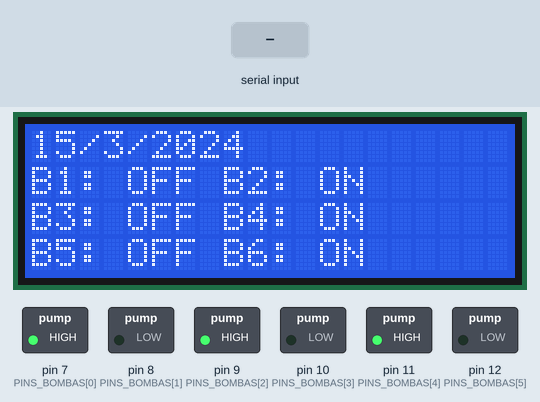
A sketch run on a simulated Arduino Uno, built with avr-gcc and run on an emulated ATmega328P. On the bench: 20×4 character LCD, switched loads named in the sketch (green lamp = pin HIGH). The inputs (shaded band) are chosen by the test bench. The local clock reads 2024-03-15 10:24:30 at power-on unless the sketch sets it; what the sketch prints to the serial monitor is not drawn.

Above: at 4.8 s.
4.9 s: "DISPLAY90\n" received over Serial
At 7.0 s:
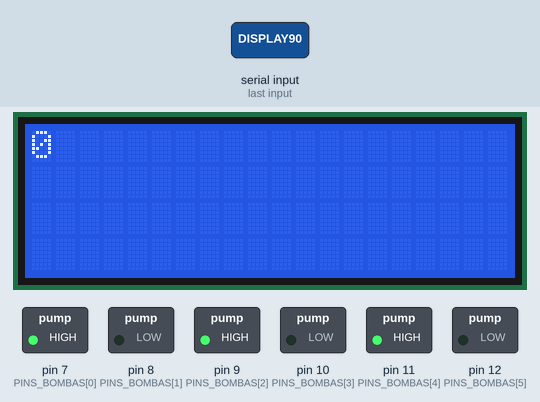
7.9 s: "DISPLAY,45\n" received over Serial
At 10.5 s:
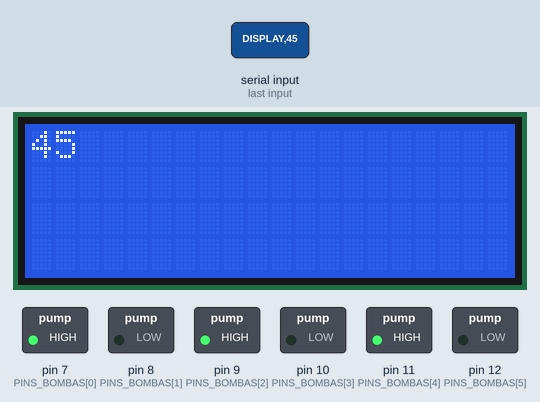
Timing chart, 0 to 12.0 s (numbered marks = the images above; inputs shaded):
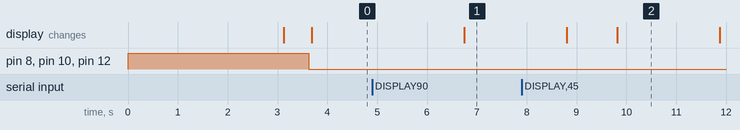

Measured:
- after the input at 4.9 s, the display: changes after 1.9 s (image 1)
- after the input at 7.9 s, the display: first differs from a run without the input after 1.9 s (image 2)

The sketch:

quadro_bombas_hidraulicas.ino
```cpp
#include <Wire.h>
#include "RTClib.h"
#include <LiquidCrystal_I2C.h>

#define NUM_BOMBAS 6

//const int PINS_BOMBAS[NUM_BOMBAS] = {D3, D4, D5, D6, D7, D0};
const int PINS_BOMBAS[NUM_BOMBAS] = {7, 8, 9, 10, 11, 12};

RTC_DS1307 rtc;

bool status_bombas[NUM_BOMBAS];

LiquidCrystal_I2C lcd(0x27, 20, 4);

String command = "";

int dayOfYear(int month, int day, int year) {
    int monthDays[12] = {0, 31, 59, 90, 120, 151, 181, 212, 243, 273, 304, 334};

    // Ajusta para anos bissextos
    if (month > 2 && year % 4 == 0 && (year % 100 != 0 || year % 400 == 0)) {
        return monthDays[month - 1] + day + 1;
    }

    return monthDays[month - 1] + day;
}

void setup() {

      for (int i = 0; i < NUM_BOMBAS; i++) {
    pinMode(PINS_BOMBAS[i], OUTPUT);
    digitalWrite(PINS_BOMBAS[i], HIGH);
    status_bombas[i] = false;
  }

  Wire.begin();
  rtc.begin();
  Serial.begin(9600); // Inicia a comunicação serial com velocidade de 9600 baud

  if (!rtc.isrunning()) {
    rtc.adjust(DateTime(2023, 6, 22, 12, 0, 0));
  }

  lcd.begin(20, 4);
  //acende a luz de fundo
  lcd.backlight();
  lcd.clear();
  lcd.setCursor(0,0);
  lcd.print("Inicializando...");
  lcd.setCursor(0,1);
  lcd.print("Suporte: ");
  lcd.setCursor(0,2);
  lcd.print("recifemecatron.com");
  lcd.setCursor(0,3);
  lcd.print("(81)98797-6280");
  delay(3000);
  lcd.clear();

  printHelp();
}

void loop() {
  DateTime now = rtc.now();

  int dia_do_ano = dayOfYear(now.month(), now.day(), now.year());

  for (int i = 0; i < NUM_BOMBAS; i++) {
    bool deve_estar_ligado = ((dia_do_ano + i) % 2) == 0;

    if (deve_estar_ligado != status_bombas[i]) {
      digitalWrite(PINS_BOMBAS[i], deve_estar_ligado ? LOW : HIGH);
      status_bombas[i] = deve_estar_ligado;
    }
  }

  lcd.clear();
  lcd.setCursor(0, 0);
  //lcd.print("Data: ");
  lcd.print(now.day());
  lcd.print("/");
  lcd.print(now.month());
  lcd.print("/");
  lcd.print(now.year());

    // Display the status of the pumps
  for (int i = 0; i < NUM_BOMBAS; i+=2) {
    lcd.setCursor(0, i/2 + 1);
    lcd.print("B");
    lcd.print(i+1);
    lcd.print(": ");
    lcd.print(status_bombas[i] ? "ON " : "OFF ");
    lcd.print("B");
    lcd.print(i+2);
    lcd.print(": ");
    lcd.print(status_bombas[i+1] ? "ON " : "OFF");
  }

  // Print debug information to the serial monitor
  /*
  Serial.println("Data: " + String(now.day()) + "/" + String(now.month()) + "/" + String(now.year()));
  for (int i = 0; i < NUM_BOMBAS; i++) {
    Serial.println("Bomba " + String(i+1) + ": " + (status_bombas[i] ? "ON" : "OFF"));
  }
  */

    if (Serial.available() > 0) {
    String command = Serial.readString(); // lê a string enviada
    //Serial2.println(command);
    processCommand(command);
  }

  delay(2000);
}

void printHelp() {
  Serial.println("CLI - Interface de Linha de Comando");
  Serial.println("Os seguintes comandos estão disponíveis:");
  Serial.println("  STATUS - Imprime o status de todas as bombas");
  Serial.println("  BOMBA<n> ON - Liga a bomba <n>");
  Serial.println("  BOMBA<n> OFF - Desliga a bomba <n>");
  Serial.println("  DATAHORA - Imprime a data e hora atuais");
  Serial.println("  AJUSTARDATAHORA <aaaa> <mm> <dd> <HH> <MM> <SS> - Ajusta a data e hora atuais");
  Serial.println("    <aaaa> - ano (quatro dígitos)");
  Serial.println("    <mm> - mês (dois dígitos)");
  Serial.println("    <dd> - dia (dois dígitos)");
  Serial.println("    <HH> - hora (dois dígitos, formato 24 horas)");
  Serial.println("    <MM> - minuto (dois dígitos)");
  Serial.println("    <SS> - segundo (dois dígitos)");
  Serial.println("");
}

void printDateTime(){
  DateTime now = rtc.now();
  Serial.print("Data: ");
  Serial.print(now.day());
  Serial.print("/");
  Serial.print(now.month());
  Serial.print("/");
  Serial.print(now.year());
  Serial.print(" Hora: ");
  Serial.print(now.hour());
  Serial.print(":");
  Serial.print(now.minute());
  Serial.print(":");
  Serial.println(now.second());
}

void adjustDateTime(String dateTime) {
  // separa a data e a hora
  int day = dateTime.substring(0, 2).toInt();
  int month = dateTime.substring(3, 5).toInt();
  int year = dateTime.substring(6, 10).toInt();
  int hour = dateTime.substring(11, 13).toInt();
  int minute = dateTime.substring(14, 16).toInt();
  int second = dateTime.substring(17, 19).toInt();

  // ajusta a data e a hora
  rtc.adjust(DateTime(year, month, day, hour, minute, second));
  Serial.println("Data e hora ajustadas para: " + dateTime);
}

void printInDisplay(String message){
  lcd.clear();
  lcd.setCursor(0, 0);
  lcd.print(message);
}

void processCommand(String command) {
  command.trim();

  if (command == "STATUS") {
    for (int i = 0; i < NUM_BOMBAS; i++) {
      Serial.println("Bomba " + String(i+1) + ": " + (status_bombas[i] ? "ON" : "OFF"));
    }
  } else if (command.startsWith("BOMBA")) {
    int bomba = command.charAt(5) - '1';
    if (0 <= bomba && bomba < NUM_BOMBAS) {
      String action = command.substring(7);
      if (action == "ON") {
        status_bombas[bomba] = true;
        digitalWrite(PINS_BOMBAS[bomba], HIGH);
        Serial.println("Bomba " + String(bomba + 1) + " ligada");
      } else if (action == "OFF") {
        status_bombas[bomba] = false;
        digitalWrite(PINS_BOMBAS[bomba], LOW);
        Serial.println("Bomba " + String(bomba + 1) + " desligada");
      } else {
        Serial.println("Comando desconhecido");
      }
    } else {
      Serial.println("Número de bomba inválido");
    }
  } else if (command == "DATAHORA"){
    printDateTime();
  } else if (command.startsWith("DATE")) {
      adjustDateTime(command.substring(5)); // remove o "DATE,"
  } else if (command.startsWith("DISPLAY")) {
    printInDisplay(command.substring(8));
  } else if (command.startsWith("AJUDA")){
    printHelp();
  } else {
    Serial.println("Comando desconhecido");
  }
}
```
